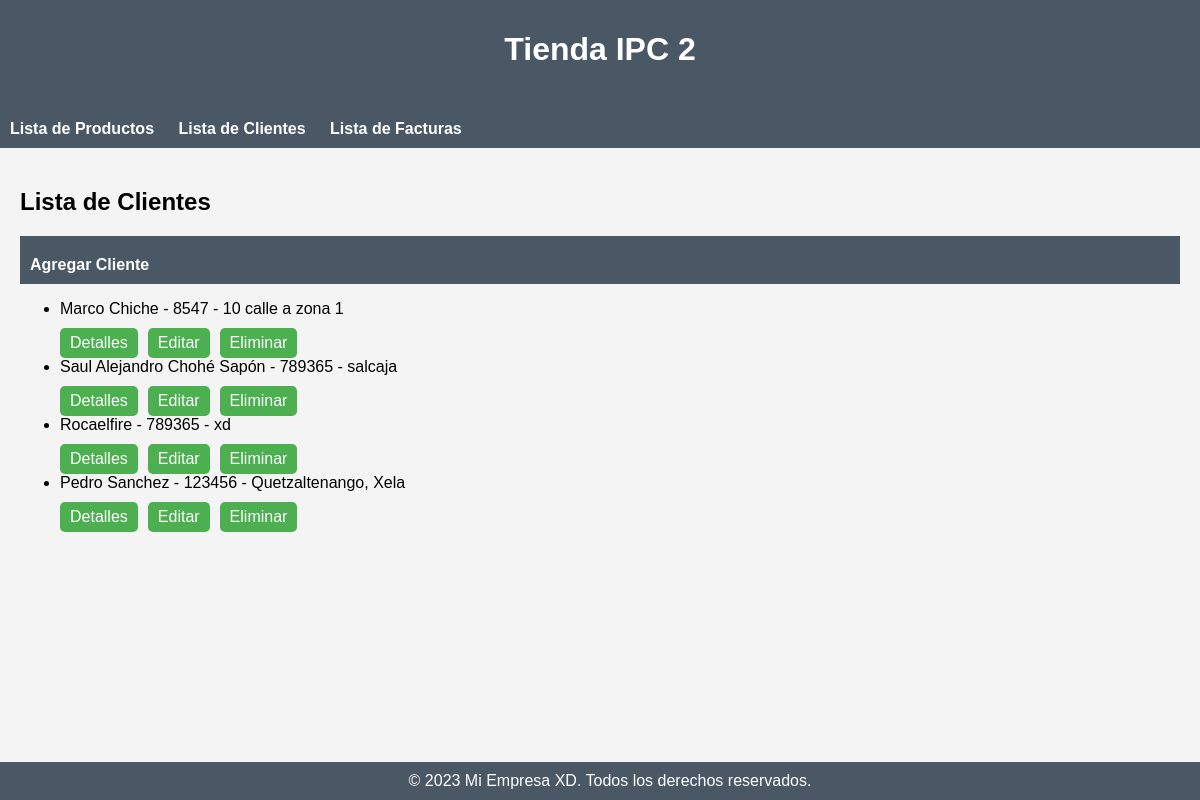
Page /clientes/ on the earlier database version.
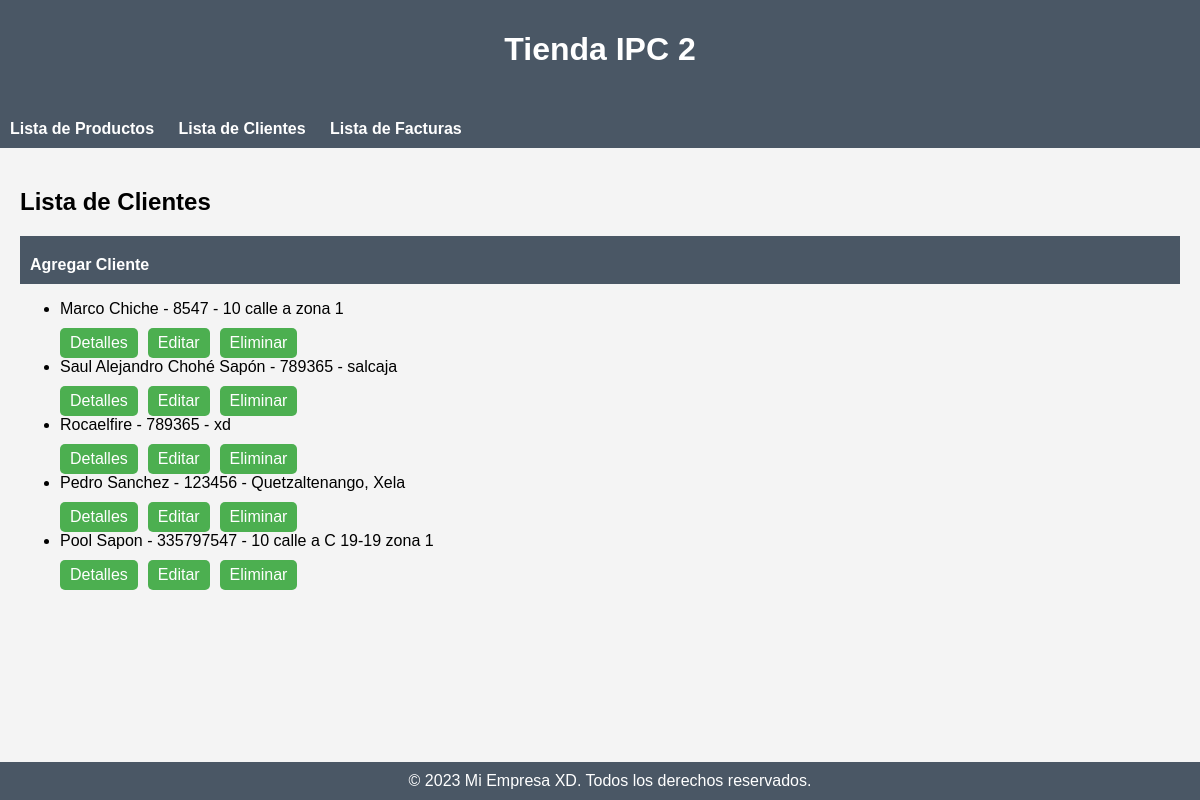
Same page on the later database version.
### miapp/models.py (models this page shows, shortened)
class Cliente(models.Model):
    nit = models.CharField(max_length=15)
    nombre = models.CharField(max_length=100)
    direccion = models.TextField()

### miapp/views.py (the view)
# urls.py: path('clientes/', lista_clientes, name='lista_clientes'),
def lista_clientes(request):
    clientes = Cliente.objects.all()
    return render(request, 'cliente/lista_clientes.html', {'clientes': clientes})

### miapp/templates/cliente/lista_clientes.html
{% extends 'base.html' %}
{% block content %}
    <h2>Lista de Clientes</h2>
    <nav>
        <ul>
            <li><a href="{% url 'nuevo_cliente' %}">Agregar Cliente</a></li>
        </ul>
    </nav>
    <ul>
        {% for cliente in clientes %}
            <li>
                {{ cliente.nombre }} - {{ cliente.nit }} - {{ cliente.direccion }}
                <div class="cliente-buttons">
                    <a href="{% url 'detalle_cliente' pk=cliente.pk %}" class="cliente-btn">Detalles</a>
                    <a href="{% url 'editar_cliente' pk=cliente.pk %}" class="cliente-btn">Editar</a>
                    <a href="{% url 'eliminar_cliente' pk=cliente.pk %}" class="cliente-btn">Eliminar</a>
                </div>
            </li>
        {% endfor %}
    </ul>
{% endblock %}

Differences in the rows shown:
added Cliente: nombre "Pool Sapon", nit "335797547", direccion "10 calle a C 19-19 zona 1"
